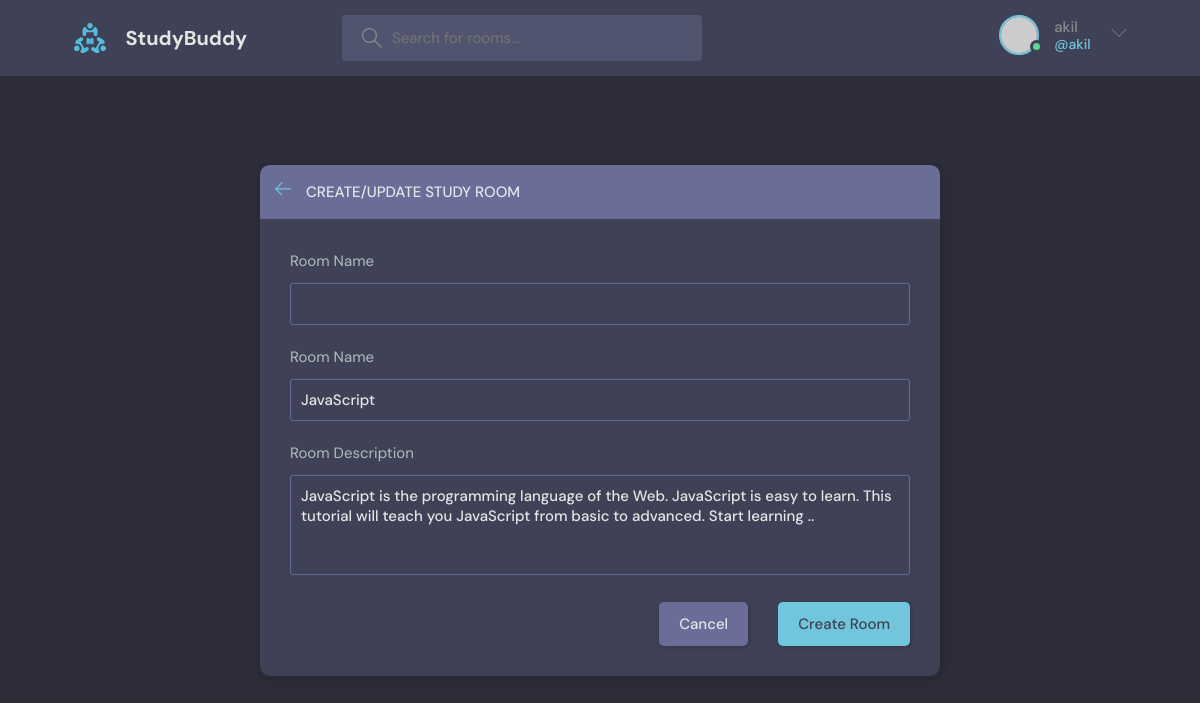
Page /update-room/3/ (signed in) on the committed database.
### studybud/base/models.py (models this page shows, shortened)
class Room(models.Model):
    host = models.ForeignKey(User, on_delete=models.SET_NULL, null=True)
    topic = models.ForeignKey(Topic, on_delete=models.SET_NULL, null=True)
    name = models.CharField(max_length=200)
    description = models.TextField(null=True, blank=True)
    participants = models.ManyToManyField(
        User, related_name='participants', blank=True)
    updated = models.DateTimeField(auto_now=True)
    created = models.DateTimeField(auto_now_add=True)
    class Meta:
        ordering = ['-updated', '-created']

### studybud/base/views.py (the view)
# urls.py: path('update-room/<str:pk>/', views.updateRoom, name = 'update-room'),
@login_required(login_url = 'login')
def updateRoom(request,pk):
    room = Room.objects.get(id =pk)
    form = RoomForm(instance=room)
    if request.user != room.host:
        return HttpResponse('You are not allowed here!!')
    if request.method == 'POST':
        form = RoomForm(request.POST,instance=room)
        if form.is_valid():
            room = form.save(commit = False)
            return redirect('home')
    context ={'form':form}
    return render(request, 'base/room_form.html',context)

### studybud/base/forms.py
class RoomForm(ModelForm):
    class Meta:
        model = Room
        fields ='__all__'
        exclude = ['host','participants']

### studybud/base/templates/base/room_form.html (shortened to what this page needs)
{% extends "main.html" %}
{% block content %}
  <main class="create-room layout">
    <div class="container">
      <div class="layout__box">
        <div class="layout__boxHeader">
          <div class="layout__boxTitle">
            <a href="{% url 'home' %}">
              <svg version="1.1" xmlns="http://www.w3.org/2000/svg" width="32" height="32" viewBox="0 0 32 32">
                <title>arrow-left</title>
                <path
                  d="M13.723 2.286l-13.723 13.714 13.719 13.714 1.616-1.611-10.96-10.96h27.625v-2.286h-27.625l10.965-10.965-1.616-1.607z">
                </path>
              </svg>
            </a>
            <h3>Create/Update Study Room</h3>
          </div>
        </div>
        <div class="layout__body">
          <form class="form" action="" method="POST">
            <div class="form__group">
              <label for="room_name">Room Name</label>
         <input required type = "text" name = "topic" list = "topic-list" />
            </div>
            <div class="form__group">
              <label for="room_name">Room Name</label>
            {{form.name}}
            </div>
            <div class="form__group">
              <label for="room_name">Room Description</label>
            {{form.description}}
            </div>
            <div class="form__action">
              <a class="btn btn--dark" href="{% url 'home' %}">Cancel</a>
              <button class="btn btn--main" type="submit">Create Room</button>
            </div>
          </form>
        </div>
      </div>
    </div>
  </main>
{% endblock %}

### studybud/templates/navbar.html (shortened to what this page needs)
{% load static %}
<header class="header header--loggedIn">
    <div class="container">
      <a href="{% url 'home' %}" class="header__logo">
        <img src="{% static 'images/logo.svg' %}" />
        <h1>StudyBuddy</h1>
      </a>
        <form class="header__search" method ="GET" action = "{% url 'home' %}">
        <label>
          <input name = "q" placeholder="Search for rooms..." />
        </label>
      </form>
      <nav class="header__menu">
        {% if request.user.is_authenticated %}
        <div class="header__user">
          <a href="profile.html">
            <div class="avatar avatar--medium active">
              <img src="https://randomuser.me/api/portraits/men/37.jpg" />
            </div>
            <p>{{request.user.username}} <span>@{{request.user.username}}</span></p>
          </a>
          <button class="dropdown-button">
            <svg version="1.1" xmlns="http://www.w3.org/2000/svg" width="32" height="32" viewBox="0 0 32 32">
              <title>chevron-down</title>
              <path d="M16 21l-13-13h-3l16 16 16-16h-3l-13 13z"></path>
            </svg>
          </button>
        </div>
    {% else %}
        <a href="{% url 'login' %}">
          <img src="{% static 'images/avatar.svg' %}" />
          <p>Login</p>
        </a>
        {% endif %}
      </nav>
    </div>
  </header>

### rows in the picture
Room: name "JavaScript", description "JavaScript is the programming language of the Web. JavaScript is easy to learn. This tutorial will teach you JavaScript from basic to advanced. Start learning .."

### other values in the picture
{{ request.user.username }} "akil"
